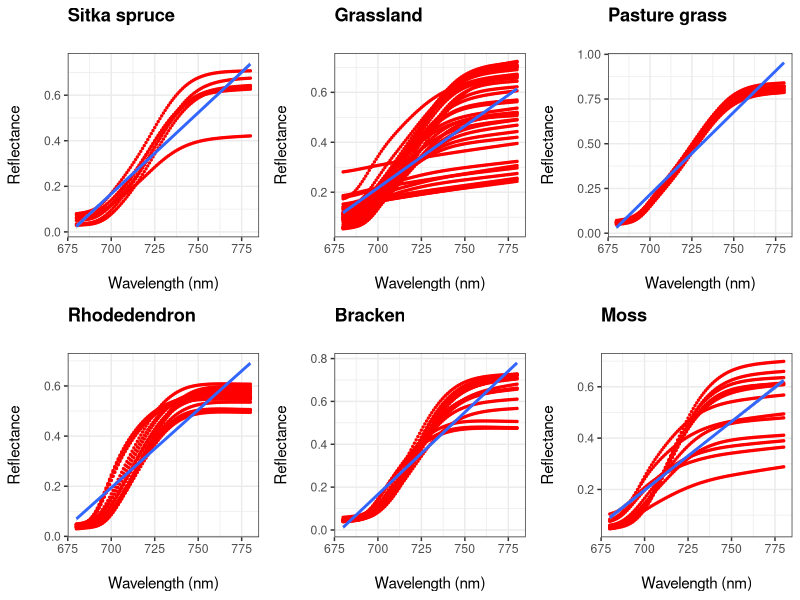

R code for this plot:
library(tidyverse)
library(gridExtra)
# Import data ----
proj10_spectra <- read.csv("data/project_10_spectra.csv")


# Remove first row ----
proj10_spectra <- proj10_spectra[-1,]


# Data wrangling ----
proj10_long <- proj10_spectra %>%
  gather(sample, reflectance, 2:133, na.rm = F) %>%
  dplyr::mutate(wavelength = as.numeric(X), 
                reflectance = as.numeric(reflectance),
                sample = as.factor(sample)) %>%
  dplyr::select(-c("X"))

# Select red-edge only ----

rededge <- proj10_long[ which(proj10_long$wavelength > 679 
                              & proj10_long$wavelength < 781), ]



# Create species-specific rededge dataframes ----

# Non-broadleaf
re_sitka <- rededge[grep("Sika", rededge$sample), ]
re_pasture <- rededge[grep("pasture", rededge$sample), ]
re_grass <- rededge[grep("grass", rededge$sample), ]
re_rho <- rededge[grep("Rho", rededge$sample), ]
re_moss <- rededge[grep("moss", rededge$sample), ]
re_br <- rededge[grep("Br", rededge$sample), ]

# Broadleaf
re_alder <- rededge[grep("Alder", rededge$sample), ]
re_ash <- rededge[grep("Ash", rededge$sample), ]
re_syc <- rededge[grep("Sycamore", rededge$sample), ]
re_lime <- rededge[grep("Lime", rededge$sample), ]
re_hc <- rededge[grep("Horse.chestnut", rededge$sample), ]
re_haz <- rededge[grep("Hazel", rededge$sample), ]
re_beech <- rededge[grep("Beech", rededge$sample), ]
re_rowan <- rededge[grep("Rowan", rededge$sample), ]
re_birch <- rededge[grep("Birch", rededge$sample), ]

# Template: re_ <- rededge[grep("", rededge$sample), ] 



# Build linear models----

# Template: lm_ <- lm(reflectance ~ wavelength, data = re_)
# lm(response ~ predictor). So reflectance is response, wavelength is predictor.
lm_sitka <- lm(reflectance ~ wavelength, data = re_sitka)
lm_pasture <- lm(reflectance ~ wavelength, data = re_pasture)
lm_grass <- lm(reflectance ~ wavelength, data = re_grass)
lm_rho <- lm(reflectance ~ wavelength, data = re_rho)
lm_br <- lm(reflectance ~ wavelength, data = re_br)
lm_moss <- lm(reflectance ~ wavelength, data = re_moss)



# Print linear models
print(lm_sitka)
print(lm_pasture)
print(lm_grass)
print(lm_rho)
print(lm_br)
print(lm_moss)


# Check for statistical significance ----

summary(lm_sitka)
summary(lm_pasture)
summary(lm_grass)
summary(lm_rho)
summary(lm_br)
summary(lm_moss)

# Make plots ----

# Sitka spruce
p_sitka <- ggplot(re_sitka, aes(x = wavelength, y = reflectance, group = 1)) +
   geom_point(colour="red", size = 0.5) +
   geom_smooth(method=lm) +
   theme_bw() +
   ggtitle("Sitka spruce\n") +
   theme(plot.title = element_text(face = "bold")) +
   xlab("\nWavelength (nm)") + ylab("Reflectance\n")

# Pasture grass
p_pasture <- ggplot(re_pasture, aes(x = wavelength, y = reflectance, group = 1)) +
    geom_point(colour="red", size = 0.5) +
    geom_smooth(method=lm) +
    theme_bw() +
    ggtitle("Pasture grass\n") +
    theme(plot.title = element_text(face = "bold")) +
    xlab("\nWavelength (nm)") + ylab("Reflectance\n")

# Grassland
p_grass <- ggplot(re_grass, aes(x = wavelength, y = reflectance, group = 1)) +
    geom_point(colour="red", size = 0.5) +
    geom_smooth(method=lm) +
    theme_bw() +
    ggtitle("Grassland\n") +
    theme(plot.title = element_text(face = "bold")) +
    xlab("\nWavelength (nm)") + ylab("Reflectance\n")

# Rhodedendron
p_rho <- ggplot(re_rho, aes(x = wavelength, y = reflectance, group = 1)) +
    geom_point(colour="red", size = 0.5) +
    geom_smooth(method=lm) +
    theme_bw() +
    ggtitle("Rhodedendron\n") +
    theme(plot.title = element_text(face = "bold")) +
    xlab("\nWavelength (nm)") + ylab("Reflectance\n")

# Bracken
p_br <- ggplot(re_br, aes(x = wavelength, y = reflectance, group = 1)) +
    geom_point(colour="red", size = 0.5) +
    geom_smooth(method=lm) +
    theme_bw() +
    ggtitle("Bracken\n") +
    theme(plot.title = element_text(face = "bold")) +
    xlab("\nWavelength (nm)") + ylab("Reflectance\n")

# Moss
p_moss <- ggplot(re_moss, aes(x = wavelength, y = reflectance, group = 1)) +
   geom_point(colour="red", size = 0.5) +
   geom_smooth(method=lm) +
   theme_bw() +
   ggtitle("Moss\n") +
   theme(plot.title = element_text(face = "bold")) +
   xlab("\nWavelength (nm)") + ylab("Reflectance\n")



# Combine plots into one graphic ----

re_combined <- grid.arrange(p_sitka, p_grass, p_pasture, p_rho, p_br, p_moss, nrow = 2)
